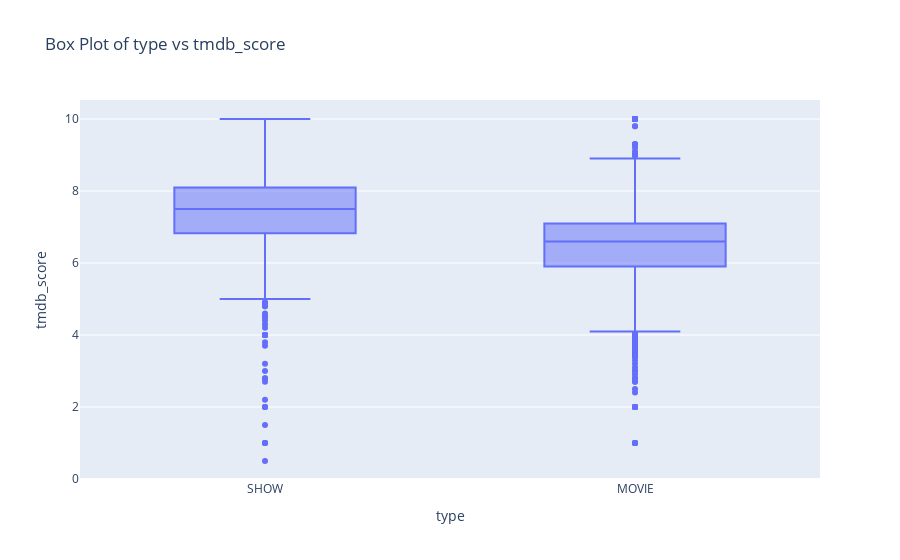

The notebook cell this image was saved under:
### Markdown cell above
## Type vs TMDB Score

### Code cell
bi_analysis.plot_box('type', 'tmdb_score')

### Figure 1 — Plotly figure (JSON) as saved in the notebook; plotly's stock layout.template omitted (floating-point values rounded to 4 significant figures; data arrays with more than 128 entries replaced by an {"elided": "..."} marker saying what was removed)
{"data": [{"alignmentgroup": "True", "hovertemplate": "type=%{x}<br>tmdb_score=%{y}<extra></extra>", "legendgroup": "", "marker": {"color": "#636efa"}, "name": "", "notched": false, "offsetgroup": "", "orientation": "v", "showlegend": false, "type": "box", "x": {"elided": "5849 str values"}, "x0": " ", "xaxis": "x", "y": {"elided": "5849 float values"}, "y0": " ", "yaxis": "y"}], "layout": {"boxmode": "group", "legend": {"tracegroupgap": 0}, "title": {"text": "Box Plot of type vs tmdb_score"}, "xaxis": {"anchor": "y", "domain": [0, 1], "title": {"text": "type"}}, "yaxis": {"anchor": "x", "domain": [0, 1], "title": {"text": "tmdb_score"}}}}
